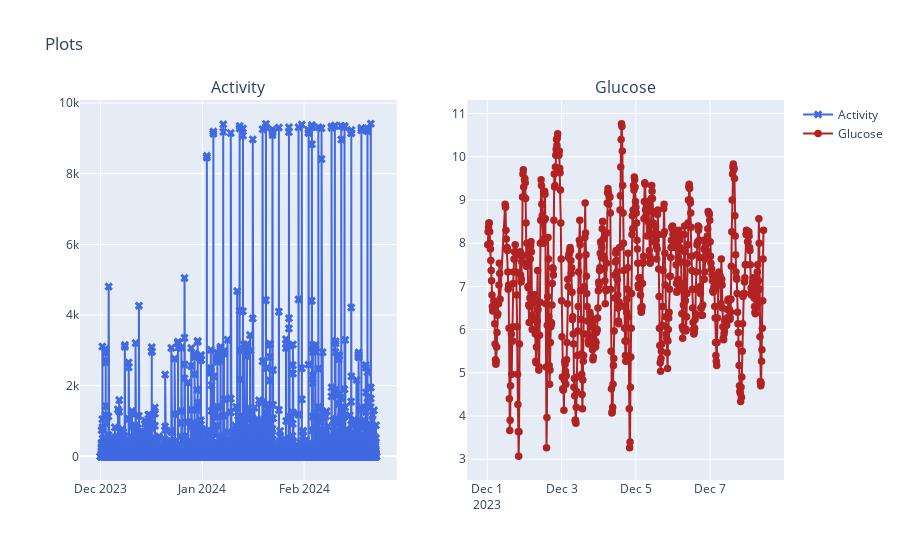

The notebook cell saved with this chart:
### Code cell
fig = make_subplots(rows=1, cols=2, subplot_titles=('Activity', 'Glucose'))
fig.add_trace(go.Scatter(x=df_activity.index, y=df_activity['Activity'], 
                         mode='lines+markers', marker=dict(symbol='x', size=7.5), 
                         line=dict(color='royalblue'), name='Activity'), row=1, col=1)
fig.add_trace(go.Scatter(x=df_glucose.index, y=df_glucose['Glucose'], 
                         mode='lines+markers', marker=dict(symbol='circle', size=7.5), 
                         line=dict(color='firebrick'), name='Glucose'), row=1, col=2)
fig.update_layout(title='Plots')
fig.show()
display(df_activity)
display(df_glucose)

### Figure 1 — Plotly figure (JSON) as saved in the notebook; plotly's stock layout.template omitted (floating-point values rounded to 4 significant figures; data arrays with more than 128 entries replaced by an {"elided": "..."} marker saying what was removed)
{"data": [{"line": {"color": "royalblue"}, "marker": {"size": 7.5, "symbol": "x"}, "mode": "lines+markers", "name": "Activity", "type": "scatter", "x": {"elided": "8057 str values"}, "xaxis": "x", "y": {"elided": "8057 float values"}, "yaxis": "y"}, {"line": {"color": "firebrick"}, "marker": {"size": 7.5, "symbol": "circle"}, "mode": "lines+markers", "name": "Glucose", "type": "scatter", "x": {"elided": "702 str values"}, "xaxis": "x2", "y": {"elided": "702 float values"}, "yaxis": "y2"}], "layout": {"annotations": [{"font": {"size": 16}, "showarrow": false, "text": "Activity", "x": 0.225, "xanchor": "center", "xref": "paper", "y": 1, "yanchor": "bottom", "yref": "paper"}, {"font": {"size": 16}, "showarrow": false, "text": "Glucose", "x": 0.775, "xanchor": "center", "xref": "paper", "y": 1, "yanchor": "bottom", "yref": "paper"}], "title": {"text": "Plots"}, "xaxis": {"anchor": "y", "domain": [0, 0.45]}, "xaxis2": {"anchor": "y2", "domain": [0.55, 1]}, "yaxis": {"anchor": "x", "domain": [0, 1]}, "yaxis2": {"anchor": "x2", "domain": [0, 1]}}}
